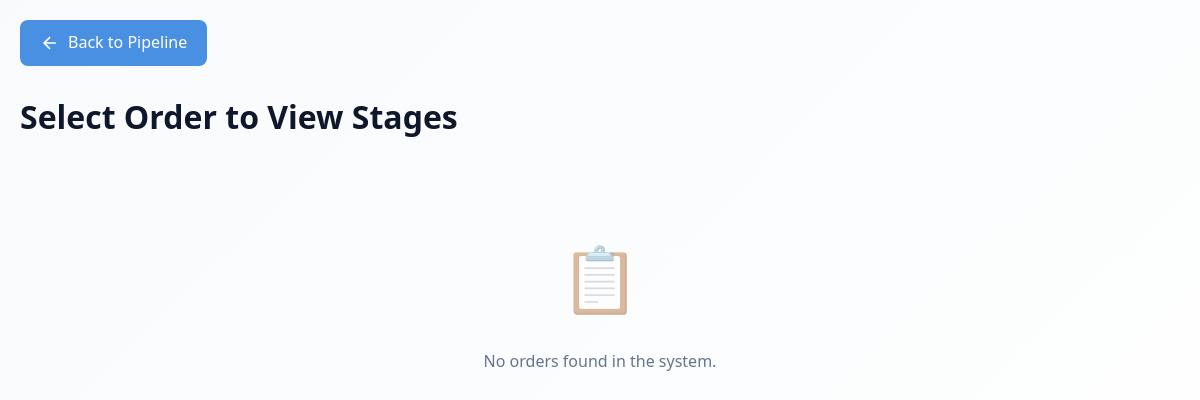
The app's page /order-stages-view.php, older data.
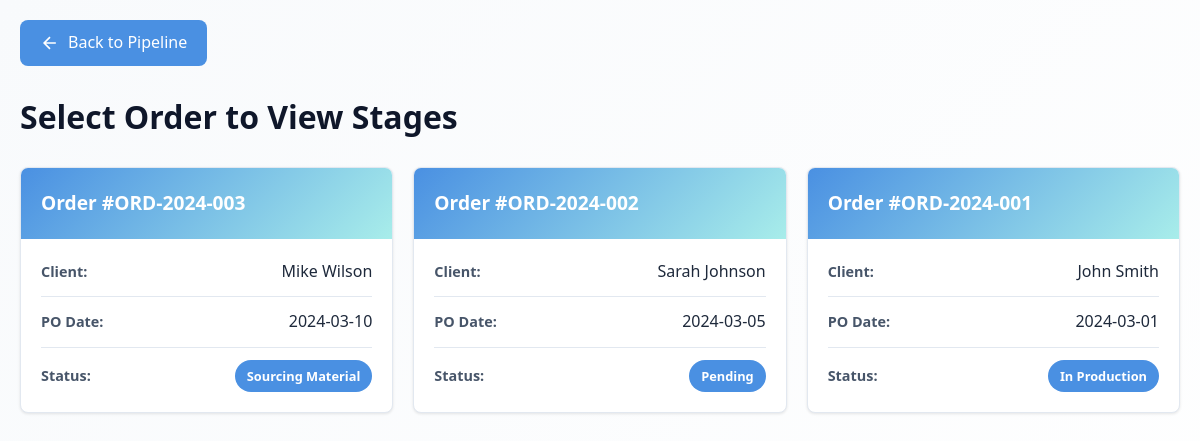
The same page, newer data.
### tables this page shows
CREATE TABLE IF NOT EXISTS orders (
    id INT AUTO_INCREMENT PRIMARY KEY,
    order_id VARCHAR(50) UNIQUE NOT NULL,
    customer_id INT NOT NULL,
    po_number VARCHAR(50),
    po_date DATE NOT NULL,
    delivery_date DATE,
    due_date DATE,
    status ENUM('Pending', 'Sourcing Material', 'In Production', 'Ready for QC', 'QC Completed', 'Packaging', 'Ready for Dispatch', 'Shipped') DEFAULT 'Pending',
    total_amount DECIMAL(15,2) DEFAULT 0.00,
    priority ENUM('normal', 'high', 'urgent') DEFAULT 'normal',
    notes TEXT,
    created_by INT,
    payment_terms VARCHAR(50) DEFAULT 'Net 30',
    shipping_method VARCHAR(50) DEFAULT 'Standard',
    shipping_cost DECIMAL(10,2) DEFAULT 0.00,
    tax_rate DECIMAL(5,2) DEFAULT 0.00,
    drawing_filename VARCHAR(255),
    inspection_reports JSON,
    created_at TIMESTAMP DEFAULT CURRENT_TIMESTAMP,
    updated_at TIMESTAMP DEFAULT CURRENT_TIMESTAMP ON UPDATE CURRENT_TIMESTAMP,
    FOREIGN KEY (customer_id) REFERENCES customers(id) ON DELETE CASCADE
);

### functions.php (called while the page is built, shortened)
<?php
function getCustomers($search = '', $status = '', $limit = null) {
    $conn = getDbConnection();
    $sql = "SELECT * FROM customers WHERE 1=1";
    $params = [];
    $sql .= " ORDER BY created_at DESC";
    $stmt = $conn->prepare($sql);
    $stmt->execute($params);
    return $stmt->fetchAll(PDO::FETCH_ASSOC);
}
function getOrders($search = '', $status = '', $customer_id = '', $limit = null) {
    $conn = getDbConnection();
    $sql = "SELECT o.*, c.name as customer_name FROM orders o
            LEFT JOIN customers c ON o.customer_id = c.id
            WHERE 1=1";
    $params = [];
    $sql .= " ORDER BY o.created_at DESC";
    $stmt = $conn->prepare($sql);
    $stmt->execute($params);
    return $stmt->fetchAll(PDO::FETCH_ASSOC);
}
?>

### order-stages-view.php (the view, shortened to what this page needs)
<?php
require_once 'functions.php';
$orderId = isset($_GET['order_id']) ? sanitize_input($_GET['order_id']) : '';
if (empty($orderId)) {
    $orders = getOrders();
    $customers = getCustomers();
    $customerMap = array_column($customers, 'name', 'id');
?>
<!DOCTYPE html>
<html lang="en">
<head>
</head>
<body>
    <div class="container">
        <a href="pipeline.php" class="back-link">
            <svg width="20" height="20" viewBox="0 0 24 24" fill="none" stroke="currentColor" stroke-width="2">
                <path d="M19 12H5M12 19l-7-7 7-7"/>
            </svg>
            Back to Pipeline
        </a>
        <h1>Select Order to View Stages</h1>
        <?php if (empty($orders)): ?>
            <div class="empty-state">
                <div class="empty-state-icon">📋</div>
                <p>No orders found in the system.</p>
            </div>
        <?php else: ?>
            <div class="order-grid">
                <?php foreach (array_reverse($orders) as $order): ?>
                    <a href="order-stages-view.php?order_id=<?= htmlspecialchars($order['order_id']) ?>" class="order-link">
                        <div class="order-card">
                            <div class="order-header">
                                Order #<?= htmlspecialchars($order['order_id']) ?>
                            </div>
                            <div class="order-details">
                                <div class="detail-item">
                                    <span class="detail-label">Client:</span>
                                    <span><?= htmlspecialchars($customerMap[$order['customer_id']] ?? 'N/A') ?></span>
                                </div>
                                <div class="detail-item">
                                    <span class="detail-label">PO Date:</span>
                                    <span><?= htmlspecialchars($order['po_date']) ?></span>
                                </div>
                                <div class="detail-item">
                                    <span class="detail-label">Status:</span>
                                    <span class="status-chip"><?= htmlspecialchars($order['status']) ?></span>
                                </div>
                            </div>
                        </div>
                    </a>
                <?php endforeach; ?>
            </div>
        <?php endif; ?>
    </div>
</body>
</html>
<?php
    exit;
}
?>

Row changes from the older to the newer data that the page shows:
added orders: order "ORD-2024-003", customer "Mike Wilson", po_date "2024-03-10", status "Sourcing Material"
added orders: order "ORD-2024-002", customer "Sarah Johnson", po_date "2024-03-05", status "Pending"
added orders: order "ORD-2024-001", customer "John Smith", po_date "2024-03-01", status "In Production"
Text that changed along with them:
text no longer shown: "📋 No orders found in the system."
